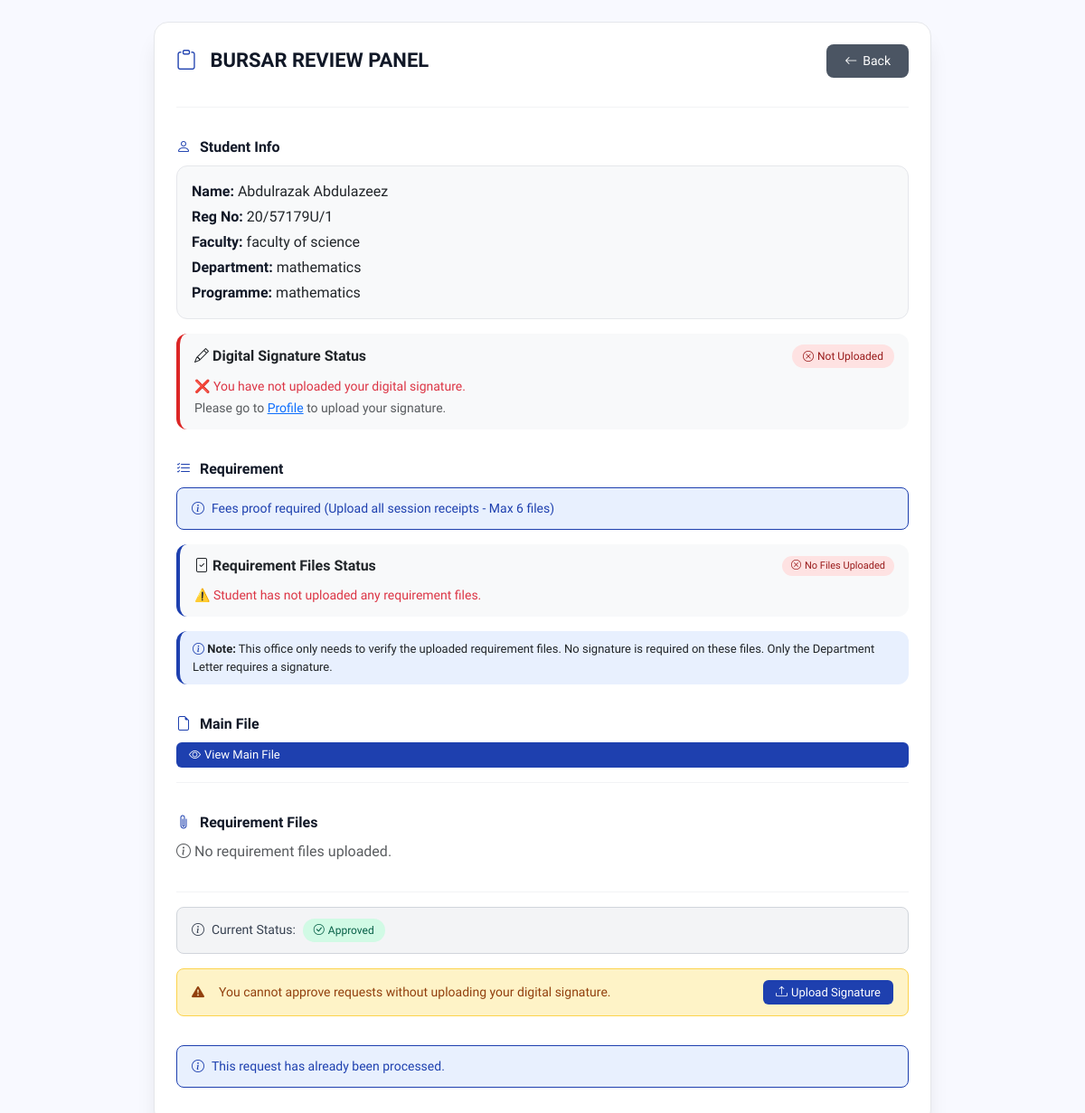
The page /offices/review-request.php?id=1 (signed in) on the database its author committed.
### tables this page shows
CREATE TABLE `students` (
  `id` int(11) NOT NULL,
  `fullname` varchar(200) DEFAULT NULL,
  `reg_number` varchar(100) DEFAULT NULL,
  `email` varchar(150) DEFAULT NULL,
  `phone` varchar(20) DEFAULT NULL,
  `faculty_id` int(11) DEFAULT NULL,
  `faculty_name` varchar(255) DEFAULT NULL,
  `department` varchar(150) DEFAULT NULL,
  `programme` varchar(255) DEFAULT NULL,
  `degree_awarded` varchar(255) DEFAULT NULL,
  `password` varchar(255) DEFAULT NULL,
  `passport` varchar(255) DEFAULT NULL,
  `status` enum('pending','cleared','rejected') DEFAULT 'pending',
  `created_at` timestamp NOT NULL DEFAULT current_timestamp(),
  `verification_token` varchar(255) DEFAULT NULL,
  `verified` enum('0','1') DEFAULT '0',
  `reset_token` varchar(255) DEFAULT NULL,
  `reset_token_expiry` datetime DEFAULT NULL,
  `qr_code` varchar(255) DEFAULT NULL,
  `clearance_slip` varchar(255) DEFAULT NULL,
  `last_login` datetime DEFAULT NULL,
  `account_status` enum('active','suspended') DEFAULT 'active',
  `verification_code` varchar(100) DEFAULT NULL,
  `deleted_at` datetime DEFAULT NULL,
  `email_sent` tinyint(4) DEFAULT 0,
  `senate_status` enum('pending','approved') DEFAULT 'pending'
);

### offices/review-request.php (the view, shortened to what this page needs)
<?php
include '../includes/config.php';
$officer_id = isset($_SESSION['officer_id']) ? $_SESSION['officer_id'] : (isset($_SESSION['office_officer_id']) ? $_SESSION['office_officer_id'] : null);
$office = isset($_SESSION['office']) ? $_SESSION['office'] : (isset($_SESSION['office_name']) ? $_SESSION['office_name'] : null);
$office = strtoupper($office);
$student_id = intval($_GET['id'] ?? 0);
$student_q = mysqli_query($conn,
"SELECT * FROM students WHERE id='$student_id' LIMIT 1");
$student = mysqli_fetch_assoc($student_q);
$status_q = mysqli_query($conn,
"SELECT * FROM clearance_status
WHERE student_id='$student_id'
AND department_role='$office'
ORDER BY id DESC
LIMIT 1");
$current = mysqli_fetch_assoc($status_q);
$document = mysqli_fetch_assoc(mysqli_query($conn,"
SELECT filename FROM clearance_uploads
WHERE student_id='$student_id'
ORDER BY id DESC
LIMIT 1
"));
function officeRule($office, $student){
    $reg = strtoupper($student['reg_number']);
    $program = strtolower($student['programme'] ?? '');
    switch($office){
        case 'BURSAR':
            $is_medical = strpos($program, 'medicine') !== false ||
                         strpos($program, 'medical') !== false ||
                         strpos($program, 'mbbs') !== false ||
                         strpos($program, 'pharmacy') !== false ||
                         strpos($program, 'veterinary') !== false;
            $is_5_year = strpos($program, 'engineering') !== false ||
                        strpos($program, 'law') !== false ||
                        strpos($program, 'architecture') !== false ||
                        strpos($program, 'geology') !== false ||
                        strpos($program, 'urban') !== false ||
                        strpos($program, 'planning') !== false;
            $is_de = strpos($reg, 'DE') !== false ||
                     strpos($reg, 'D/E') !== false ||
                     strpos($reg, 'D.E') !== false;
            $years = 4;
            $max_uploads = $years + 2;
            return "Fees proof required (Upload all session receipts - Max $max_uploads files)";
    }
}
function getRequirementFiles($conn, $student_id, $office){
    $files = [];
    return $files;
}
$files = getRequirementFiles($conn, $student_id, $office);
$has_signature = false;
$signature_file = '';
$sig_q = mysqli_query($conn,"
    SELECT digital_signature
    FROM officers
    WHERE id='$officer_id'
    LIMIT 1
");
if(mysqli_num_rows($sig_q) > 0){
    $sig_data = mysqli_fetch_assoc($sig_q);
    if(!empty($sig_data['digital_signature'])){
        $has_signature = true;
        $signature_file = $sig_data['digital_signature'];
    }
}
if($has_signature && !empty($signature_file)){
    $sig_file_path = "../assets/uploads/signatures/" . $signature_file;
    if(!file_exists($sig_file_path)){
        $has_signature = false;
        $signature_file = '';
    }
}
function hasRequirementFiles($conn, $student_id, $office){
    $q = mysqli_query($conn,"
        SELECT requirement_files
        FROM clearance_status
        WHERE student_id='$student_id'
        AND department_role='$office'
        LIMIT 1
    ");
    $row = mysqli_fetch_assoc($q);
    $files = json_decode($row['requirement_files'] ?? '[]', true);
    return is_array($files) && count($files) > 0;
}
function getMinimumRequiredFiles($office, $student){
    switch($office){
        case 'BURSAR':
            $years = 4;
            return $years;
    }
}
function getUploadedFilesCount($conn, $student_id, $office){
    $q = mysqli_query($conn,"
        SELECT requirement_files
        FROM clearance_status
        WHERE student_id='$student_id'
        AND department_role='$office'
        LIMIT 1
    ");
    $row = mysqli_fetch_assoc($q);
    $files = json_decode($row['requirement_files'] ?? '[]', true);
    return is_array($files) ? count($files) : 0;
}
?>
<!DOCTYPE html>
<html>
<head>
    <link rel="stylesheet" href="https://cdn.jsdelivr.net/npm/bootstrap@5.3.2/dist/css/bootstrap.min.css">
    <link rel="stylesheet" href="https://cdn.jsdelivr.net/npm/bootstrap-icons@1.11.3/font/bootstrap-icons.min.css">
</head>
<body>
<div class="container">
    <div class="card">
        <div class="page-header">
            <h3><i class="bi bi-clipboard"></i> <?php echo htmlspecialchars($office); ?> REVIEW PANEL</h3>
            <a href="dashboard.php" class="btn-back">
                <i class="bi bi-arrow-left"></i> Back
            </a>
        </div>
        <hr>
        <div class="section-heading"><i class="bi bi-person"></i> Student Info</div>
        <div class="info-card">
            <p><b>Name:</b> <?php echo htmlspecialchars($student['fullname']); ?></p>
            <p><b>Reg No:</b> <?php echo htmlspecialchars($student['reg_number']); ?></p>
            <p><b>Faculty:</b> <?php echo htmlspecialchars($student['faculty_name']); ?></p>
            <p><b>Department:</b> <?php echo htmlspecialchars($student['department']); ?></p>
            <p><b>Programme:</b> <?php echo htmlspecialchars($student['programme']); ?></p>
        </div>
        <div class="signature-status-box <?php echo $has_signature ? '' : 'no-signature'; ?>">
            <div class="d-flex justify-content-between align-items-center flex-wrap gap-2">
                <div>
                    <strong><i class="bi bi-pencil"></i> Digital Signature Status</strong>
                </div>
                <?php if($has_signature){ ?>
                    <span class="status-badge status-badge-approved"><i class="bi bi-check-circle"></i> Uploaded</span>
                <?php } else { ?>
                    <span class="status-badge status-badge-rejected"><i class="bi bi-x-circle"></i> Not Uploaded</span>
                <?php } ?>
            </div>
            <div class="mt-2">
                <small class="text-muted">
                    <?php if($has_signature){ ?>
                        <span class="text-success">✅ Your digital signature is uploaded and ready.</span>
                        <?php if(!empty($signature_file)){ ?>
                            <br>
                            <span class="text-muted">File: <?php echo htmlspecialchars($signature_file); ?></span>
                        <?php } ?>
                    <?php } else { ?>
                        <span class="text-danger">❌ You have not uploaded your digital signature.</span>
                        <br>
                        <span class="text-muted">Please go to <a href="profile.php" class="text-primary">Profile</a> to upload your signature.</span>
                    <?php } ?>
                </small>
            </div>
        </div>
        <div class="section-heading"><i class="bi bi-list-check"></i> Requirement</div>
        <div class="alert alert-info">
            <i class="bi bi-info-circle"></i> <?php echo officeRule($office, $student); ?>
        </div>
        <?php
        $uploaded_count = getUploadedFilesCount($conn, $student_id, $office);
        $required_count = getMinimumRequiredFiles($office, $student);
        $has_files = hasRequirementFiles($conn, $student_id, $office);
        $is_auto_approved = in_array($office, ['SPORT UNIT', 'HALL']);
        ?>
        <div class="requirement-check">
            <div class="d-flex justify-content-between align-items-center flex-wrap gap-2">
                <div>
                    <strong><i class="bi bi-file-check"></i> Requirement Files Status</strong>
                </div>
                <?php if($is_auto_approved){ ?>
                    <span class="status-badge status-badge-approved"><i class="bi bi-check-circle"></i> Auto-Approved</span>
                <?php } elseif($has_files && $uploaded_count >= $required_count){ ?>
                    <span class="status-badge status-badge-approved"><i class="bi bi-check-circle"></i> Complete (<?php echo $uploaded_count; ?>/<?php echo $required_count; ?>)</span>
                <?php } elseif($has_files && $uploaded_count < $required_count){ ?>
                    <span class="status-badge status-badge-pending"><i class="bi bi-exclamation-triangle"></i> Incomplete (<?php echo $uploaded_count; ?>/<?php echo $required_count; ?>)</span>
                <?php } else { ?>
                    <span class="status-badge status-badge-rejected"><i class="bi bi-x-circle"></i> No Files Uploaded</span>
                <?php } ?>
            </div>
            <div class="mt-2">
                <small class="text-muted">
                    <?php if($is_auto_approved){ ?>
                        This office does not require any file uploads.
                    <?php } elseif($uploaded_count == 0){ ?>
                        <span class="text-danger">⚠️ Student has not uploaded any requirement files.</span>
                    <?php } elseif($uploaded_count < $required_count){ ?>
                        <span class="text-warning">⚠️ Student needs to upload <?php echo $required_count - $uploaded_count; ?> more file(s).</span>
                    <?php } else { ?>
                        <span class="text-success">✅ All required files have been uploaded.</span>
                    <?php } ?>
                </small>
            </div>
        </div>
        <?php if($office != 'DEPARTMENT'){ ?>
        <div class="info-note">
            <i class="bi bi-info-circle"></i>
            <strong>Note:</strong> This office only needs to verify the uploaded requirement files. No signature is required on these files. Only the Department Letter requires a signature.
        </div>
        <?php } ?>
        <div class="section-heading"><i class="bi bi-file-earmark"></i> Main File</div>
        <?php if(!empty($document['filename'])){ ?>
            <a target="_blank" class="btn-view" href="../assets/uploads/<?php echo $document['filename']; ?>">
                <i class="bi bi-eye"></i> View Main File
            </a>
        <?php } else { ?>
            <p class="text-danger" style="font-family: 'Hanken Grotesk', sans-serif;"><i class="bi bi-exclamation-circle"></i> No file uploaded</p>
        <?php } ?>
        <hr>
        <div class="section-heading"><i class="bi bi-paperclip"></i> Requirement Files</div>
        <?php if(count($files) > 0){ ?>
            <div class="file-list">
                <ul class="list-group">
                <?php foreach($files as $file){ ?>
                    <li class="list-group-item">
                        <a target="_blank" href="../assets/uploads/requirements/<?php echo $file; ?>">
                            <i class="bi bi-file-earmark"></i> <?php echo htmlspecialchars($file); ?>
                        </a>
                    </li>
                <?php } ?>
                </ul>
            </div>
        <?php } else { ?>
            <p class="text-muted" style="font-family: 'Hanken Grotesk', sans-serif;"><i class="bi bi-info-circle"></i> No requirement files uploaded.</p>
        <?php } ?>
        <?php if($current){ ?>
            <hr>
            <div class="alert alert-secondary">
                <i class="bi bi-info-circle"></i> Current Status:
                <?php
                $status = strtolower($current['status']);
                if($status == 'approved'){
                    echo "<span class='status-badge status-badge-approved'><i class='bi bi-check-circle'></i> Approved</span>";
                } elseif($status == 'rejected') {
                    echo "<span class='status-badge status-badge-rejected'><i class='bi bi-x-circle'></i> Rejected</span>";
                } else {
                    echo "<span class='status-badge status-badge-pending'><i class='bi bi-clock'></i> Pending</span>";
                }
                ?>
            </div>
        <?php } ?>
        <?php if(!$has_signature){ ?>
            <div class="alert alert-warning">
                <i class="bi bi-exclamation-triangle-fill me-2"></i>
                <span class="flex-grow-1">You cannot approve requests without uploading your digital signature.</span>
                <a href="profile.php" class="btn-upload-signature">
                    <i class="bi bi-upload"></i> Upload Signature
                </a>
            </div>
        <?php } ?>
        <?php if(!$current || strtolower($current['status']) == 'pending'){ ?>
            <hr>
            <?php
            $approve_disabled = false;
            $disable_reason = "";
            if(!$has_signature){
                $approve_disabled = true;
                $disable_reason = "Upload signature first";
            } elseif(!$is_auto_approved && $uploaded_count < $required_count){
                $approve_disabled = true;
                $disable_reason = "Student needs to upload all required files ($uploaded_count/$required_count)";
            } elseif(!$is_auto_approved && $uploaded_count == 0){
                $approve_disabled = true;
                $disable_reason = "No requirement files uploaded";
            }
            ?>
            <form method="POST">
                <input type="hidden" name="csrf_token" value="<?php echo csrf_token(); ?>">
                <div class="mb-3">
                    <label class="form-label">Comment</label>
                    <textarea name="comment" class="form-control" rows="3" placeholder="Enter your comment here..." required></textarea>
                </div>
                <div class="button-group">
                    <button type="submit" name="approve" class="btn-approve" <?php echo $approve_disabled ? 'disabled' : ''; ?>>
                        <i class="bi bi-check-circle"></i> Approve
                    </button>
                    <button type="submit" name="reject" class="btn-reject">
                        <i class="bi bi-x-circle"></i> Reject
                    </button>
                </div>
                <?php if($approve_disabled){ ?>
                    <small class="text-danger d-block mt-2" style="font-family: 'Hanken Grotesk', sans-serif;">
                        <i class="bi bi-lock-fill"></i> Approve button is disabled: <?php echo $disable_reason; ?>
                    </small>
                <?php } ?>
            </form>
        <?php } else { ?>
            <div class="alert alert-info mt-3">
                <i class="bi bi-info-circle"></i> This request has already been processed.
            </div>
        <?php } ?>
    </div>
</div>
</body>
</html>

### rows shown on the page
students: fullname "Abdulrazak Abdulazeez", reg_number "20/57179U/1", faculty_name "faculty of science", department "mathematics", programme "mathematics"

### other values the page prints
$office "BURSAR"
officeRule($office, $student) "Fees proof required (Upload all session receipts - Max 6 files)"
